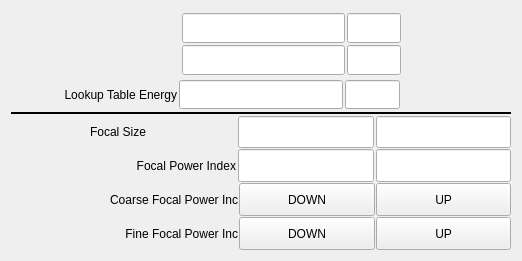
<?xml version="1.0" encoding="UTF-8"?>
<ui version="4.0">
 <class>Form</class>
 <widget class="QWidget" name="Form">
  <property name="geometry">
   <rect>
    <x>0</x>
    <y>0</y>
    <width>522</width>
    <height>261</height>
   </rect>
  </property>
  <property name="windowTitle">
   <string>Form</string>
  </property>
  <layout class="QVBoxLayout" name="verticalLayout_3">
   <item>
    <layout class="QVBoxLayout" name="verticalLayout" stretch="2,1,1,1,1,1,1">
     <property name="spacing">
      <number>1</number>
     </property>
     <property name="topMargin">
      <number>0</number>
     </property>
     <property name="bottomMargin">
      <number>0</number>
     </property>
     <item>
      <layout class="QHBoxLayout" name="horizontalLayout_3" stretch="4,1,10">
       <property name="spacing">
        <number>2</number>
       </property>
       <item>
        <widget class="caChoice" name="caChoice_0">
         <property name="channel" stdset="0">
          <string notr="true">$(P)$(CRL):EnergySelect</string>
         </property>
         <property name="foreground">
          <color>
           <red>0</red>
           <green>0</green>
           <blue>0</blue>
          </color>
         </property>
         <property name="background">
          <color>
           <red>115</red>
           <green>223</green>
           <blue>255</blue>
          </color>
         </property>
         <property name="colorMode">
          <enum>caChoice::Static</enum>
         </property>
         <property name="endBit">
          <number>1</number>
         </property>
        </widget>
       </item>
       <item>
        <layout class="QVBoxLayout" name="verticalLayout_2">
         <property name="margin">
          <number>5</number>
         </property>
         <item>
          <widget class="caGraphics" name="caRectangle_1">
           <property name="foreground">
            <color>
             <red>0</red>
             <green>216</green>
             <blue>0</blue>
            </color>
           </property>
           <property name="linestyle" stdset="0">
            <enum>caGraphics::Solid</enum>
           </property>
           <property name="fillstyle" stdset="0">
            <enum>caGraphics::Filled</enum>
           </property>
           <property name="lineColor">
            <color>
             <red>0</red>
             <green>216</green>
             <blue>0</blue>
            </color>
           </property>
           <property name="visibility">
            <enum>caGraphics::IfZero</enum>
           </property>
           <property name="channel" stdset="0">
            <string notr="true">$(P)$(CRL):EnergySelect</string>
           </property>
           <property name="form">
            <enum>caGraphics::Rectangle</enum>
           </property>
          </widget>
         </item>
         <item>
          <widget class="caGraphics" name="caRectangle_2">
           <property name="foreground">
            <color>
             <red>0</red>
             <green>216</green>
             <blue>0</blue>
            </color>
           </property>
           <property name="linestyle" stdset="0">
            <enum>caGraphics::Solid</enum>
           </property>
           <property name="fillstyle" stdset="0">
            <enum>caGraphics::Filled</enum>
           </property>
           <property name="lineColor">
            <color>
             <red>0</red>
             <green>216</green>
             <blue>0</blue>
            </color>
           </property>
           <property name="visibility">
            <enum>caGraphics::IfNotZero</enum>
           </property>
           <property name="channel" stdset="0">
            <string notr="true">$(P)$(CRL):EnergySelect</string>
           </property>
           <property name="form">
            <enum>caGraphics::Rectangle</enum>
           </property>
          </widget>
         </item>
        </layout>
       </item>
       <item>
        <layout class="QGridLayout" name="gridLayout_3" columnstretch="3,1,2" rowminimumheight="1,1">
         <property name="margin">
          <number>2</number>
         </property>
         <property name="spacing">
          <number>2</number>
         </property>
         <item row="1" column="0">
          <widget class="caTextEntry" name="catextentry_17">
           <property name="sizePolicy">
            <sizepolicy hsizetype="Expanding" vsizetype="Expanding">
             <horstretch>0</horstretch>
             <verstretch>0</verstretch>
            </sizepolicy>
           </property>
           <property name="alignment">
            <set>Qt::AlignRight|Qt::AlignTrailing|Qt::AlignVCenter</set>
           </property>
           <property name="channel" stdset="0">
            <string notr="true">$(P)$(CRL):EnergyLocal</string>
           </property>
           <property name="background">
            <color>
             <red>115</red>
             <green>223</green>
             <blue>255</blue>
            </color>
           </property>
           <property name="colorMode">
            <enum>caLineEdit::Static</enum>
           </property>
           <property name="precision">
            <number>3</number>
           </property>
          </widget>
         </item>
         <item row="1" column="1">
          <widget class="caLineEdit" name="caLineEdit_19">
           <property name="sizePolicy">
            <sizepolicy hsizetype="Expanding" vsizetype="Expanding">
             <horstretch>0</horstretch>
             <verstretch>0</verstretch>
            </sizepolicy>
           </property>
           <property name="font">
            <font>
             <pointsize>13</pointsize>
            </font>
           </property>
           <property name="text">
            <string/>
           </property>
           <property name="alignment">
            <set>Qt::AlignAbsolute|Qt::AlignLeading|Qt::AlignLeft|Qt::AlignVCenter</set>
           </property>
           <property name="channel" stdset="0">
            <string notr="true">$(P)$(CRL):EnergyLocal.EGU</string>
           </property>
           <property name="foreground">
            <color>
             <red>10</red>
             <green>0</green>
             <blue>184</blue>
            </color>
           </property>
           <property name="background">
            <color>
             <red>200</red>
             <green>200</green>
             <blue>200</blue>
            </color>
           </property>
           <property name="colorMode">
            <enum>caLineEdit::Static</enum>
           </property>
           <property name="fontScaleMode" stdset="0">
            <enum>caLineEdit::None</enum>
           </property>
          </widget>
         </item>
         <item row="0" column="1">
          <widget class="caLineEdit" name="caLineEdit_11">
           <property name="sizePolicy">
            <sizepolicy hsizetype="Expanding" vsizetype="Expanding">
             <horstretch>0</horstretch>
             <verstretch>0</verstretch>
            </sizepolicy>
           </property>
           <property name="font">
            <font>
             <pointsize>13</pointsize>
            </font>
           </property>
           <property name="text">
            <string/>
           </property>
           <property name="alignment">
            <set>Qt::AlignAbsolute|Qt::AlignLeading|Qt::AlignLeft|Qt::AlignVCenter</set>
           </property>
           <property name="channel" stdset="0">
            <string notr="true">$(P)$(CRL):EnergyBeamline.EGU</string>
           </property>
           <property name="foreground">
            <color>
             <red>10</red>
             <green>0</green>
             <blue>184</blue>
            </color>
           </property>
           <property name="background">
            <color>
             <red>200</red>
             <green>200</green>
             <blue>200</blue>
            </color>
           </property>
           <property name="colorMode">
            <enum>caLineEdit::Static</enum>
           </property>
           <property name="fontScaleMode" stdset="0">
            <enum>caLineEdit::None</enum>
           </property>
          </widget>
         </item>
         <item row="0" column="0">
          <widget class="caLineEdit" name="caLineEdit_16">
           <property name="sizePolicy">
            <sizepolicy hsizetype="Expanding" vsizetype="Expanding">
             <horstretch>0</horstretch>
             <verstretch>0</verstretch>
            </sizepolicy>
           </property>
           <property name="font">
            <font>
             <pointsize>13</pointsize>
            </font>
           </property>
           <property name="text">
            <string/>
           </property>
           <property name="alignment">
            <set>Qt::AlignRight|Qt::AlignTrailing|Qt::AlignVCenter</set>
           </property>
           <property name="channel" stdset="0">
            <string notr="true">$(P)$(CRL):EnergyBeamline</string>
           </property>
           <property name="foreground">
            <color>
             <red>10</red>
             <green>0</green>
             <blue>184</blue>
            </color>
           </property>
           <property name="background">
            <color>
             <red>200</red>
             <green>200</green>
             <blue>200</blue>
            </color>
           </property>
           <property name="colorMode">
            <enum>caLineEdit::Static</enum>
           </property>
           <property name="precision">
            <number>3</number>
           </property>
           <property name="fontScaleMode" stdset="0">
            <enum>caLineEdit::None</enum>
           </property>
          </widget>
         </item>
         <item row="0" column="2">
          <spacer name="horizontalSpacer_8">
           <property name="orientation">
            <enum>Qt::Horizontal</enum>
           </property>
           <property name="sizeHint" stdset="0">
            <size>
             <width>40</width>
             <height>20</height>
            </size>
           </property>
          </spacer>
         </item>
        </layout>
       </item>
      </layout>
     </item>
     <item>
      <layout class="QHBoxLayout" name="horizontalLayout_2" stretch="1,5,6,2,4">
       <property name="spacing">
        <number>2</number>
       </property>
       <property name="margin">
        <number>2</number>
       </property>
       <item>
        <spacer name="horizontalSpacer_7">
         <property name="orientation">
          <enum>Qt::Horizontal</enum>
         </property>
         <property name="sizeHint" stdset="0">
          <size>
           <width>40</width>
           <height>20</height>
          </size>
         </property>
        </spacer>
       </item>
       <item>
        <widget class="caLabel" name="calabel_19">
         <property name="text">
          <string>Lookup Table Energy</string>
         </property>
         <property name="alignment">
          <set>Qt::AlignRight|Qt::AlignTrailing|Qt::AlignVCenter</set>
         </property>
         <property name="fontScaleMode">
          <enum>ESimpleLabel::WidthAndHeight</enum>
         </property>
        </widget>
       </item>
       <item>
        <widget class="caLineEdit" name="caLineEdit_13">
         <property name="sizePolicy">
          <sizepolicy hsizetype="Expanding" vsizetype="Expanding">
           <horstretch>0</horstretch>
           <verstretch>0</verstretch>
          </sizepolicy>
         </property>
         <property name="font">
          <font>
           <pointsize>13</pointsize>
          </font>
         </property>
         <property name="text">
          <string/>
         </property>
         <property name="alignment">
          <set>Qt::AlignRight|Qt::AlignTrailing|Qt::AlignVCenter</set>
         </property>
         <property name="channel" stdset="0">
          <string notr="true">$(P)$(CRL):energy_RBV</string>
         </property>
         <property name="foreground">
          <color>
           <red>10</red>
           <green>0</green>
           <blue>184</blue>
          </color>
         </property>
         <property name="background">
          <color>
           <red>200</red>
           <green>200</green>
           <blue>200</blue>
          </color>
         </property>
         <property name="colorMode">
          <enum>caLineEdit::Static</enum>
         </property>
         <property name="precision">
          <number>3</number>
         </property>
         <property name="fontScaleMode" stdset="0">
          <enum>caLineEdit::None</enum>
         </property>
        </widget>
       </item>
       <item>
        <widget class="caLineEdit" name="caLineEdit_10">
         <property name="sizePolicy">
          <sizepolicy hsizetype="Expanding" vsizetype="Expanding">
           <horstretch>0</horstretch>
           <verstretch>0</verstretch>
          </sizepolicy>
         </property>
         <property name="font">
          <font>
           <pointsize>13</pointsize>
          </font>
         </property>
         <property name="text">
          <string/>
         </property>
         <property name="alignment">
          <set>Qt::AlignAbsolute|Qt::AlignLeading|Qt::AlignLeft|Qt::AlignVCenter</set>
         </property>
         <property name="channel" stdset="0">
          <string notr="true">$(P)$(CRL):energy.EGU</string>
         </property>
         <property name="foreground">
          <color>
           <red>10</red>
           <green>0</green>
           <blue>184</blue>
          </color>
         </property>
         <property name="background">
          <color>
           <red>200</red>
           <green>200</green>
           <blue>200</blue>
          </color>
         </property>
         <property name="colorMode">
          <enum>caLineEdit::Static</enum>
         </property>
         <property name="fontScaleMode" stdset="0">
          <enum>caLineEdit::None</enum>
         </property>
        </widget>
       </item>
       <item>
        <spacer name="horizontalSpacer_9">
         <property name="orientation">
          <enum>Qt::Horizontal</enum>
         </property>
         <property name="sizeHint" stdset="0">
          <size>
           <width>40</width>
           <height>20</height>
          </size>
         </property>
        </spacer>
       </item>
      </layout>
     </item>
     <item>
      <widget class="Line" name="line_2">
       <property name="frameShadow">
        <enum>QFrame::Plain</enum>
       </property>
       <property name="lineWidth">
        <number>2</number>
       </property>
       <property name="orientation">
        <enum>Qt::Horizontal</enum>
       </property>
      </widget>
     </item>
     <item>
      <layout class="QHBoxLayout" name="horizontalLayout_4" stretch="3,2,3,3">
       <property name="spacing">
        <number>2</number>
       </property>
       <property name="rightMargin">
        <number>0</number>
       </property>
       <item>
        <widget class="caLabel" name="calabel_21">
         <property name="text">
          <string>Focal Size</string>
         </property>
         <property name="alignment">
          <set>Qt::AlignRight|Qt::AlignTrailing|Qt::AlignVCenter</set>
         </property>
         <property name="fontScaleMode">
          <enum>ESimpleLabel::WidthAndHeight</enum>
         </property>
        </widget>
       </item>
       <item>
        <spacer name="horizontalSpacer_3">
         <property name="orientation">
          <enum>Qt::Horizontal</enum>
         </property>
         <property name="sizeType">
          <enum>QSizePolicy::Preferred</enum>
         </property>
         <property name="sizeHint" stdset="0">
          <size>
           <width>40</width>
           <height>20</height>
          </size>
         </property>
        </spacer>
       </item>
       <item>
        <widget class="caTextEntry" name="catextentry_15">
         <property name="sizePolicy">
          <sizepolicy hsizetype="Preferred" vsizetype="Expanding">
           <horstretch>0</horstretch>
           <verstretch>0</verstretch>
          </sizepolicy>
         </property>
         <property name="alignment">
          <set>Qt::AlignRight|Qt::AlignTrailing|Qt::AlignVCenter</set>
         </property>
         <property name="channel" stdset="0">
          <string notr="true">$(P)$(CRL):focalSize</string>
         </property>
         <property name="background">
          <color>
           <red>115</red>
           <green>223</green>
           <blue>255</blue>
          </color>
         </property>
         <property name="colorMode">
          <enum>caLineEdit::Static</enum>
         </property>
         <property name="precision">
          <number>3</number>
         </property>
         <property name="precisionMode">
          <enum>caLineEdit::User</enum>
         </property>
         <property name="formatType">
          <enum>caLineEdit::compact</enum>
         </property>
        </widget>
       </item>
       <item>
        <widget class="caLineEdit" name="caLineEdit_15">
         <property name="sizePolicy">
          <sizepolicy hsizetype="Preferred" vsizetype="Expanding">
           <horstretch>0</horstretch>
           <verstretch>0</verstretch>
          </sizepolicy>
         </property>
         <property name="font">
          <font>
           <pointsize>13</pointsize>
          </font>
         </property>
         <property name="text">
          <string/>
         </property>
         <property name="alignment">
          <set>Qt::AlignRight|Qt::AlignTrailing|Qt::AlignVCenter</set>
         </property>
         <property name="channel" stdset="0">
          <string notr="true">$(P)$(CRL):fSize_actual</string>
         </property>
         <property name="foreground">
          <color>
           <red>10</red>
           <green>0</green>
           <blue>184</blue>
          </color>
         </property>
         <property name="background">
          <color>
           <red>200</red>
           <green>200</green>
           <blue>200</blue>
          </color>
         </property>
         <property name="colorMode">
          <enum>caLineEdit::Static</enum>
         </property>
         <property name="precision">
          <number>6</number>
         </property>
         <property name="precisionMode">
          <enum>caLineEdit::Channel</enum>
         </property>
         <property name="fontScaleMode" stdset="0">
          <enum>caLineEdit::None</enum>
         </property>
         <property name="formatType">
          <enum>caLineEdit::engr_notation</enum>
         </property>
        </widget>
       </item>
      </layout>
     </item>
     <item>
      <layout class="QHBoxLayout" name="horizontalLayout_5" stretch="5,3,3">
       <property name="spacing">
        <number>2</number>
       </property>
       <property name="rightMargin">
        <number>0</number>
       </property>
       <item>
        <widget class="caLabel" name="calabel_28">
         <property name="text">
          <string>Focal Power Index</string>
         </property>
         <property name="alignment">
          <set>Qt::AlignRight|Qt::AlignTrailing|Qt::AlignVCenter</set>
         </property>
         <property name="fontScaleMode">
          <enum>ESimpleLabel::WidthAndHeight</enum>
         </property>
        </widget>
       </item>
       <item>
        <widget class="caTextEntry" name="catextentry_16">
         <property name="sizePolicy">
          <sizepolicy hsizetype="Preferred" vsizetype="Expanding">
           <horstretch>0</horstretch>
           <verstretch>0</verstretch>
          </sizepolicy>
         </property>
         <property name="alignment">
          <set>Qt::AlignRight|Qt::AlignTrailing|Qt::AlignVCenter</set>
         </property>
         <property name="channel" stdset="0">
          <string notr="true">$(P)$(CRL):1:sortedIndex</string>
         </property>
         <property name="background">
          <color>
           <red>115</red>
           <green>223</green>
           <blue>255</blue>
          </color>
         </property>
         <property name="colorMode">
          <enum>caLineEdit::Static</enum>
         </property>
         <property name="precision">
          <number>0</number>
         </property>
         <property name="precisionMode">
          <enum>caLineEdit::User</enum>
         </property>
         <property name="formatType">
          <enum>caLineEdit::decimal</enum>
         </property>
        </widget>
       </item>
       <item>
        <widget class="caLineEdit" name="caLineEdit_18">
         <property name="sizePolicy">
          <sizepolicy hsizetype="Preferred" vsizetype="Expanding">
           <horstretch>0</horstretch>
           <verstretch>0</verstretch>
          </sizepolicy>
         </property>
         <property name="font">
          <font>
           <pointsize>13</pointsize>
          </font>
         </property>
         <property name="text">
          <string/>
         </property>
         <property name="alignment">
          <set>Qt::AlignRight|Qt::AlignTrailing|Qt::AlignVCenter</set>
         </property>
         <property name="channel" stdset="0">
          <string notr="true">$(P)$(CRL):1:sortedIndex_RBV</string>
         </property>
         <property name="foreground">
          <color>
           <red>10</red>
           <green>0</green>
           <blue>184</blue>
          </color>
         </property>
         <property name="background">
          <color>
           <red>200</red>
           <green>200</green>
           <blue>200</blue>
          </color>
         </property>
         <property name="colorMode">
          <enum>caLineEdit::Static</enum>
         </property>
         <property name="precision">
          <number>0</number>
         </property>
         <property name="precisionMode">
          <enum>caLineEdit::User</enum>
         </property>
         <property name="fontScaleMode" stdset="0">
          <enum>caLineEdit::None</enum>
         </property>
         <property name="formatType">
          <enum>caLineEdit::compact</enum>
         </property>
        </widget>
       </item>
      </layout>
     </item>
     <item>
      <layout class="QHBoxLayout" name="horizontalLayout_10" stretch="5,3,3">
       <property name="leftMargin">
        <number>2</number>
       </property>
       <property name="rightMargin">
        <number>0</number>
       </property>
       <item>
        <widget class="caLabel" name="calabel_29">
         <property name="text">
          <string>Coarse Focal Power Inc</string>
         </property>
         <property name="scaledContents">
          <bool>true</bool>
         </property>
         <property name="alignment">
          <set>Qt::AlignRight|Qt::AlignTrailing|Qt::AlignVCenter</set>
         </property>
         <property name="fontScaleMode">
          <enum>ESimpleLabel::WidthAndHeight</enum>
         </property>
        </widget>
       </item>
       <item>
        <widget class="caMessageButton" name="camessagebutton">
         <property name="sizePolicy">
          <sizepolicy hsizetype="Minimum" vsizetype="Expanding">
           <horstretch>0</horstretch>
           <verstretch>0</verstretch>
          </sizepolicy>
         </property>
         <property name="text">
          <string>DOWN</string>
         </property>
         <property name="channel" stdset="0">
          <string notr="true">$(P)$(CRL):1:fSize_twk_dn.PROC</string>
         </property>
         <property name="background">
          <color>
           <red>115</red>
           <green>223</green>
           <blue>255</blue>
          </color>
         </property>
         <property name="pressMessage">
          <string notr="true">1</string>
         </property>
        </widget>
       </item>
       <item>
        <widget class="caMessageButton" name="camessagebutton_2">
         <property name="sizePolicy">
          <sizepolicy hsizetype="Minimum" vsizetype="Expanding">
           <horstretch>0</horstretch>
           <verstretch>0</verstretch>
          </sizepolicy>
         </property>
         <property name="text">
          <string> UP </string>
         </property>
         <property name="channel" stdset="0">
          <string notr="true">$(P)$(CRL):1:fSize_twk_up.PROC</string>
         </property>
         <property name="background">
          <color>
           <red>115</red>
           <green>223</green>
           <blue>255</blue>
          </color>
         </property>
         <property name="pressMessage">
          <string notr="true">1</string>
         </property>
        </widget>
       </item>
      </layout>
     </item>
     <item>
      <layout class="QHBoxLayout" name="horizontalLayout_11" stretch="5,3,3">
       <property name="leftMargin">
        <number>2</number>
       </property>
       <property name="rightMargin">
        <number>0</number>
       </property>
       <item>
        <widget class="caLabel" name="calabel_30">
         <property name="text">
          <string>Fine Focal Power Inc</string>
         </property>
         <property name="scaledContents">
          <bool>true</bool>
         </property>
         <property name="alignment">
          <set>Qt::AlignRight|Qt::AlignTrailing|Qt::AlignVCenter</set>
         </property>
         <property name="fontScaleMode">
          <enum>ESimpleLabel::WidthAndHeight</enum>
         </property>
        </widget>
       </item>
       <item>
        <widget class="caMessageButton" name="camessagebutton_3">
         <property name="sizePolicy">
          <sizepolicy hsizetype="Minimum" vsizetype="Expanding">
           <horstretch>0</horstretch>
           <verstretch>0</verstretch>
          </sizepolicy>
         </property>
         <property name="text">
          <string>DOWN</string>
         </property>
         <property name="channel" stdset="0">
          <string notr="true">$(P)$(CRL):2:fSize_twk_dn.PROC</string>
         </property>
         <property name="background">
          <color>
           <red>115</red>
           <green>223</green>
           <blue>255</blue>
          </color>
         </property>
         <property name="pressMessage">
          <string notr="true">1</string>
         </property>
        </widget>
       </item>
       <item>
        <widget class="caMessageButton" name="camessagebutton_4">
         <property name="sizePolicy">
          <sizepolicy hsizetype="Minimum" vsizetype="Expanding">
           <horstretch>0</horstretch>
           <verstretch>0</verstretch>
          </sizepolicy>
         </property>
         <property name="text">
          <string> UP </string>
         </property>
         <property name="channel" stdset="0">
          <string notr="true">$(P)$(CRL):2:fSize_twk_up.PROC</string>
         </property>
         <property name="background">
          <color>
           <red>115</red>
           <green>223</green>
           <blue>255</blue>
          </color>
         </property>
         <property name="pressMessage">
          <string notr="true">1</string>
         </property>
        </widget>
       </item>
      </layout>
     </item>
    </layout>
   </item>
  </layout>
 </widget>
 <customwidgets>
  <customwidget>
   <class>caChoice</class>
   <extends>QWidget</extends>
   <header>caChoice</header>
  </customwidget>
  <customwidget>
   <class>caTextEntry</class>
   <extends>caLineEdit</extends>
   <header>caTextEntry</header>
  </customwidget>
  <customwidget>
   <class>caMessageButton</class>
   <extends>QPushButton</extends>
   <header>caMessageButton</header>
  </customwidget>
  <customwidget>
   <class>caLabel</class>
   <extends>QLabel</extends>
   <header>caLabel</header>
  </customwidget>
  <customwidget>
   <class>caGraphics</class>
   <extends>QWidget</extends>
   <header>caGraphics</header>
  </customwidget>
  <customwidget>
   <class>caLineEdit</class>
   <extends>QLineEdit</extends>
   <header>caLineEdit</header>
  </customwidget>
 </customwidgets>
 <resources/>
 <connections/>
</ui>
